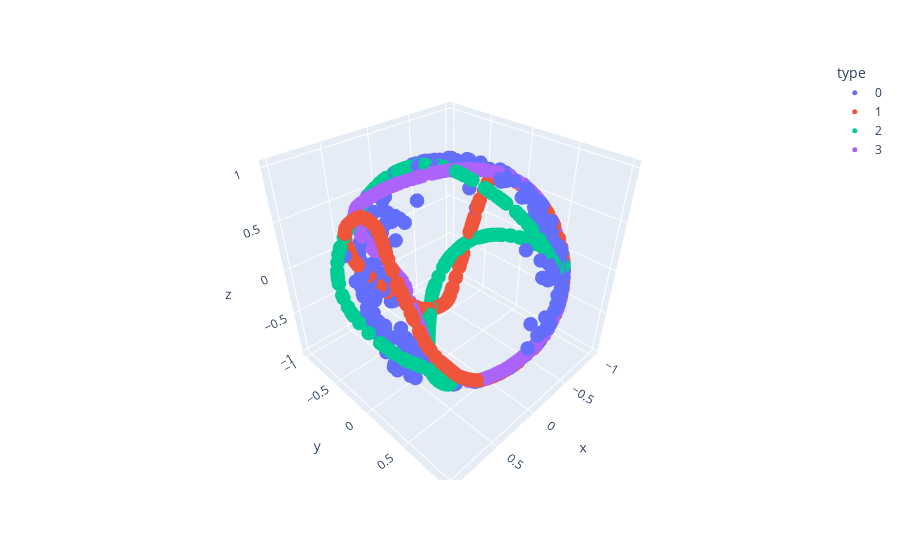

Notebook cell for this chart:
### Code cell
plot_points(pred_points)

### Figure 1 — Plotly figure (JSON) as saved in the notebook; plotly's stock layout.template omitted (floating-point values rounded to 4 significant figures; data arrays with more than 128 entries replaced by an {"elided": "..."} marker saying what was removed)
{"data": [{"hovertemplate": "type=0<br>x=%{x}<br>y=%{y}<br>z=%{z}<extra></extra>", "legendgroup": "0", "marker": {"color": "#636efa", "opacity": 1, "size": 5, "symbol": "circle"}, "mode": "markers", "name": "0", "scene": "scene", "showlegend": true, "type": "scatter3d", "x": {"elided": "300 float values"}, "y": {"elided": "300 float values"}, "z": {"elided": "300 float values"}}, {"hovertemplate": "type=1<br>x=%{x}<br>y=%{y}<br>z=%{z}<extra></extra>", "legendgroup": "1", "marker": {"color": "#EF553B", "opacity": 1, "size": 5, "symbol": "circle"}, "mode": "markers", "name": "1", "scene": "scene", "showlegend": true, "type": "scatter3d", "x": {"elided": "300 float values"}, "y": {"elided": "300 float values"}, "z": {"elided": "300 float values"}}, {"hovertemplate": "type=2<br>x=%{x}<br>y=%{y}<br>z=%{z}<extra></extra>", "legendgroup": "2", "marker": {"color": "#00cc96", "opacity": 1, "size": 5, "symbol": "circle"}, "mode": "markers", "name": "2", "scene": "scene", "showlegend": true, "type": "scatter3d", "x": {"elided": "300 float values"}, "y": {"elided": "300 float values"}, "z": {"elided": "300 float values"}}, {"hovertemplate": "type=3<br>x=%{x}<br>y=%{y}<br>z=%{z}<extra></extra>", "legendgroup": "3", "marker": {"color": "#ab63fa", "opacity": 1, "size": 5, "symbol": "circle"}, "mode": "markers", "name": "3", "scene": "scene", "showlegend": true, "type": "scatter3d", "x": {"elided": "300 float values"}, "y": {"elided": "300 float values"}, "z": {"elided": "300 float values"}}], "layout": {"legend": {"title": {"text": "type"}, "tracegroupgap": 0}, "margin": {"t": 60}, "scene": {"domain": {"x": [0, 1], "y": [0, 1]}, "xaxis": {"title": {"text": "x"}}, "yaxis": {"title": {"text": "y"}}, "zaxis": {"title": {"text": "z"}}}}}
